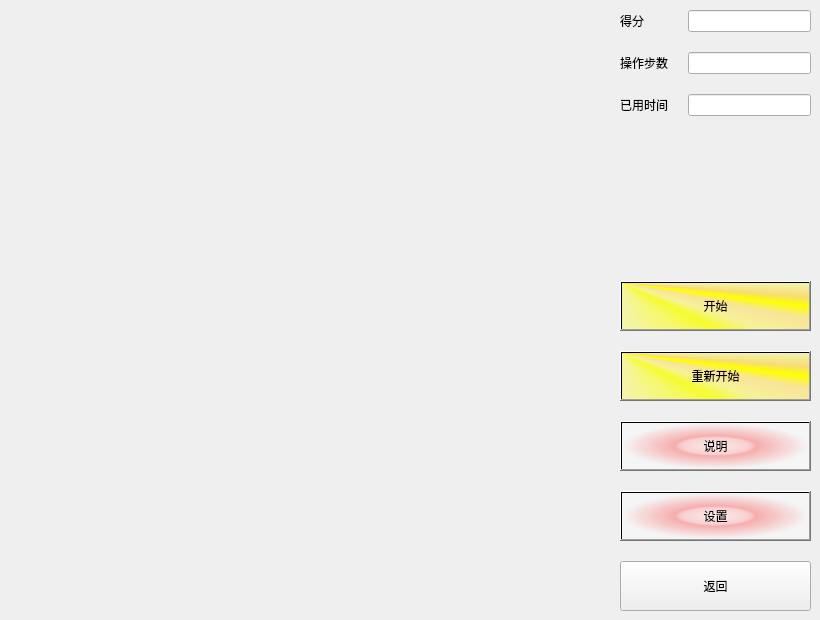
<?xml version="1.0" encoding="UTF-8"?>
<ui version="4.0">
 <class>Classcal_Game</class>
 <widget class="QWidget" name="Classcal_Game">
  <property name="geometry">
   <rect>
    <x>0</x>
    <y>0</y>
    <width>820</width>
    <height>620</height>
   </rect>
  </property>
  <property name="focusPolicy">
   <enum>Qt::StrongFocus</enum>
  </property>
  <property name="windowTitle">
   <string>Form</string>
  </property>
  <property name="styleSheet">
   <string notr="true"/>
  </property>
  <widget class="QWidget" name="verticalLayoutWidget">
   <property name="geometry">
    <rect>
     <x>0</x>
     <y>0</y>
     <width>821</width>
     <height>621</height>
    </rect>
   </property>
   <layout class="QVBoxLayout" name="HeadContainer" stretch="6,1,1,1,1,1">
    <property name="spacing">
     <number>20</number>
    </property>
    <property name="leftMargin">
     <number>620</number>
    </property>
    <property name="topMargin">
     <number>10</number>
    </property>
    <property name="rightMargin">
     <number>10</number>
    </property>
    <property name="bottomMargin">
     <number>10</number>
    </property>
    <item>
     <layout class="QFormLayout" name="formLayout">
      <item row="0" column="0">
       <widget class="QLabel" name="Label">
        <property name="text">
         <string>得分</string>
        </property>
       </widget>
      </item>
      <item row="0" column="1">
       <widget class="QLineEdit" name="showScore">
        <property name="enabled">
         <bool>true</bool>
        </property>
        <property name="readOnly">
         <bool>true</bool>
        </property>
       </widget>
      </item>
      <item row="1" column="0">
       <widget class="QLabel" name="Label_2">
        <property name="text">
         <string>操作步数</string>
        </property>
       </widget>
      </item>
      <item row="1" column="1">
       <widget class="QLineEdit" name="showStep">
        <property name="enabled">
         <bool>true</bool>
        </property>
        <property name="readOnly">
         <bool>true</bool>
        </property>
       </widget>
      </item>
      <item row="2" column="0">
       <widget class="QLabel" name="Label_3">
        <property name="text">
         <string>已用时间</string>
        </property>
       </widget>
      </item>
      <item row="2" column="1">
       <widget class="QLineEdit" name="showTime">
        <property name="enabled">
         <bool>true</bool>
        </property>
        <property name="readOnly">
         <bool>true</bool>
        </property>
       </widget>
      </item>
     </layout>
    </item>
    <item>
     <widget class="QPushButton" name="StartButton">
      <property name="sizePolicy">
       <sizepolicy hsizetype="Minimum" vsizetype="Minimum">
        <horstretch>0</horstretch>
        <verstretch>0</verstretch>
       </sizepolicy>
      </property>
      <property name="minimumSize">
       <size>
        <width>0</width>
        <height>50</height>
       </size>
      </property>
      <property name="styleSheet">
       <string notr="true">background-color: qconicalgradient(cx:0, cy:0, angle:135, stop:0 rgba(255, 255, 0, 69), stop:0.375 rgba(255, 255, 0, 69), stop:0.423533 rgba(251, 255, 0, 145), stop:0.45 rgba(247, 255, 0, 208), stop:0.477581 rgba(255, 244, 71, 130), stop:0.518717 rgba(255, 218, 71, 130), stop:0.55 rgba(255, 255, 0, 255), stop:0.57754 rgba(255, 203, 0, 130), stop:0.625 rgba(255, 255, 0, 69), stop:1 rgba(255, 255, 0, 69));</string>
      </property>
      <property name="text">
       <string>开始</string>
      </property>
     </widget>
    </item>
    <item>
     <widget class="QPushButton" name="RestartButton">
      <property name="sizePolicy">
       <sizepolicy hsizetype="Minimum" vsizetype="Minimum">
        <horstretch>0</horstretch>
        <verstretch>0</verstretch>
       </sizepolicy>
      </property>
      <property name="minimumSize">
       <size>
        <width>0</width>
        <height>50</height>
       </size>
      </property>
      <property name="styleSheet">
       <string notr="true">background-color: qconicalgradient(cx:0, cy:0, angle:135, stop:0 rgba(255, 255, 0, 69), stop:0.375 rgba(255, 255, 0, 69), stop:0.423533 rgba(251, 255, 0, 145), stop:0.45 rgba(247, 255, 0, 208), stop:0.477581 rgba(255, 244, 71, 130), stop:0.518717 rgba(255, 218, 71, 130), stop:0.55 rgba(255, 255, 0, 255), stop:0.57754 rgba(255, 203, 0, 130), stop:0.625 rgba(255, 255, 0, 69), stop:1 rgba(255, 255, 0, 69));</string>
      </property>
      <property name="text">
       <string>重新开始</string>
      </property>
     </widget>
    </item>
    <item>
     <widget class="QPushButton" name="HelpButton">
      <property name="sizePolicy">
       <sizepolicy hsizetype="Minimum" vsizetype="Minimum">
        <horstretch>0</horstretch>
        <verstretch>0</verstretch>
       </sizepolicy>
      </property>
      <property name="minimumSize">
       <size>
        <width>0</width>
        <height>50</height>
       </size>
      </property>
      <property name="styleSheet">
       <string notr="true">background-color: qradialgradient(spread:pad, cx:0.5, cy:0.5, radius:0.5, fx:0.5, fy:0.5, stop:0 rgba(255, 235, 235, 206), stop:0.35 rgba(255, 188, 188, 150), stop:0.4 rgba(255, 162, 162, 150), stop:0.425 rgba(255, 132, 132, 150), stop:0.44 rgba(252, 128, 128, 150), stop:1 rgba(255, 255, 255, 100));</string>
      </property>
      <property name="text">
       <string>说明</string>
      </property>
     </widget>
    </item>
    <item>
     <widget class="QPushButton" name="SettingButton">
      <property name="sizePolicy">
       <sizepolicy hsizetype="Minimum" vsizetype="Minimum">
        <horstretch>0</horstretch>
        <verstretch>0</verstretch>
       </sizepolicy>
      </property>
      <property name="minimumSize">
       <size>
        <width>0</width>
        <height>50</height>
       </size>
      </property>
      <property name="styleSheet">
       <string notr="true">background-color: qradialgradient(spread:pad, cx:0.5, cy:0.5, radius:0.5, fx:0.5, fy:0.5, stop:0 rgba(255, 235, 235, 206), stop:0.35 rgba(255, 188, 188, 150), stop:0.4 rgba(255, 162, 162, 150), stop:0.425 rgba(255, 132, 132, 150), stop:0.44 rgba(252, 128, 128, 150), stop:1 rgba(255, 255, 255, 100));</string>
      </property>
      <property name="text">
       <string>设置</string>
      </property>
     </widget>
    </item>
    <item>
     <widget class="QPushButton" name="BackButton">
      <property name="sizePolicy">
       <sizepolicy hsizetype="Minimum" vsizetype="Minimum">
        <horstretch>0</horstretch>
        <verstretch>0</verstretch>
       </sizepolicy>
      </property>
      <property name="minimumSize">
       <size>
        <width>0</width>
        <height>50</height>
       </size>
      </property>
      <property name="styleSheet">
       <string notr="true">background-color: qconicalgradient(cx:0, cy:0, angle:135, stop:0 rgba(0, 255, 255, 69), stop:0.375 rgba(0, 73, 255, 69), stop:0.421296 rgba(0, 141, 255, 145), stop:0.43318 rgba(102, 168, 188, 171), stop:0.437788 rgba(85, 207, 195, 181), stop:0.442396 rgba(67, 225, 225, 192), stop:0.447005 rgba(56, 222, 244, 202), stop:0.45 rgba(0, 255, 238, 208), stop:0.456221 rgba(70, 253, 229, 191), stop:0.460829 rgba(27, 225, 251, 178), stop:0.470046 rgba(94, 209, 247, 151), stop:0.477581 rgba(71, 222, 255, 130), stop:0.520737 rgba(71, 197, 255, 130), stop:0.55 rgba(0, 234, 255, 255), stop:0.576037 rgba(0, 234, 255, 130), stop:0.625 rgba(36, 0, 255, 69), stop:1 rgba(0, 255, 255, 69));</string>
      </property>
      <property name="text">
       <string>返回</string>
      </property>
     </widget>
    </item>
   </layout>
  </widget>
 </widget>
 <resources/>
 <connections/>
</ui>
